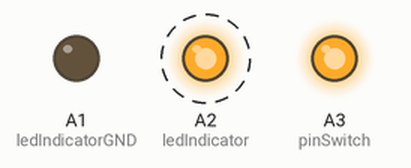
Simulated run of this sketch. Board: Arduino Uno, built with avr-gcc and run on an emulated ATmega328P. Shown: output pins drawn as LEDs (lit = HIGH). Dashed ring = blinking. The local clock reads 2024-03-15 10:24:30 at power-on unless the sketch sets it; what the sketch prints to the serial monitor is not drawn.

Above: at 1.5 s.
Timing chart, 0 to 5.6 s (numbered marks = the images above):
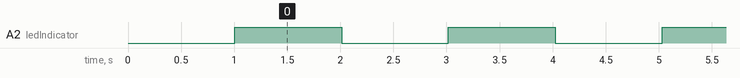

Measured:
- by itself, A2 (ledIndicator): alternates HIGH for 1.0 s and LOW for 1.0 s

The sketch:

temporizador_arduino_DS3232.ino
```cpp
#include "temporizador.h"

String startTime = "18:30:00";
String endTime = "02:59:00";

boolean isTimeSimulated = false;
boolean isClockConnected = false;

void setup()
{
  initLetIndicator();
  isClockConnected = initRTC();
}

void loop()
{

  if (!isClockConnected)
  {
    blinkLed(intervalClockError);
    return;
  }

  String actualTime = isTimeSimulated ? getSimulatedTime() : getStrTime();
  boolean isInTimeRange = isTimeBetween(startTime, endTime, actualTime);
  boolean pinSwitchState = isReleActivatedWithVCC ? isInTimeRange : !isInTimeRange;

  boolean isRelayActive = isReleActivatedWithVCC ? pinSwitchState : !pinSwitchState;
  int blinkInterval = isRelayActive ? intervalIsSwitchActivated : intervalClockisConnected;
  blinkLed(blinkInterval);

  digitalWrite(pinSwitch, pinSwitchState);
  Serial.println(actualTime + " " + getStrDate() + " | Relay is " + (isRelayActive ? "ON" : "OFF"));

  delay(isTimeSimulated ? 1 : 1000);
}
```

helpers.h
```cpp
String putZero(int number)
{
  if (number < 10)
  {
    return ("0" + String(number));
  }
  return String(number);
}
```

ledIndicator.h
```cpp
const int ledPin = LED_BUILTIN;
int ledState = LOW;
unsigned long previousMillis = 0;

const long intervalClockError = 100;
const long intervalClockisConnected = 1000;
const long intervalIsSwitchActivated = 200;

int ledIndicatorGND = A1;
int ledIndicator = A2;

void blinkLed(long interval)
{
  unsigned long currentMillis = millis();
  if (currentMillis - previousMillis >= interval)
  {
    previousMillis = currentMillis;
    if (ledState == LOW)
    {
      ledState = HIGH;
    }
    else
    {
      ledState = LOW;
    }
    digitalWrite(ledPin, ledState);
    digitalWrite(ledIndicator, ledState);
  }
}

void initLetIndicator()
{
  pinMode(ledIndicator, OUTPUT);
  pinMode(ledIndicatorGND, OUTPUT);
  digitalWrite(ledIndicator, LOW);
  digitalWrite(ledIndicatorGND, LOW);
}
```

simulador.h
```cpp
#include "helpers.h"

int hourSim = 0;
int minuteSim = 0;
int secondSim = 0;

String getSimulatedTime()
{
  secondSim++;
  secondSim++;
  secondSim++;
  secondSim++;
  secondSim++;
  secondSim++;

  if (secondSim == 60)
  {
    secondSim = 0;
    minuteSim++;
  }

  if (minuteSim == 60)
  {
    minuteSim = 0;
    hourSim++;
  }

  if (hourSim == 24)
  {
    hourSim = 0;
  }

  return (putZero(hourSim) + ":" + putZero(minuteSim) + ":" + putZero(secondSim));
}
```

temporizador.h
```cpp
#include <DS3232RTC.h>
#include "simulador.h"
#include "ledIndicator.h"

DS3232RTC RTC;

int pinSwitch = A3;
boolean isReleActivatedWithVCC = false;

boolean initRTC()
{
  Serial.begin(115200);

  pinMode(pinSwitch, OUTPUT);
  if (!isReleActivatedWithVCC)
  {
    digitalWrite(pinSwitch, HIGH);
  }

  RTC.begin();
  while (timeStatus() != timeSet)
  {
    setSyncProvider(RTC.get); // the function to get the time from the RTC
    delay(1000);
  }

  return true;

  // if (timeStatus() != timeSet) {
  //   Serial.println("Unable to sync with the RTC");
  //   return false;
  // } else {
  //   return true;
  // }
}

String getStrTime()
{
  return (putZero(hour()) + ":" + putZero(minute()) + ":" + putZero(second()));
}

String getStrDate()
{
  return (putZero(day()) + "/" + putZero(month()) + "/" + String(year()));
}

boolean isTimeBetween(String startTime, String endTime, String actualTime)
{
  // Convertir tiempos a segundos desde medianoche para facilitar comparación
  int startHour = startTime.substring(0, 2).toInt();
  int startMinute = startTime.substring(3, 5).toInt();
  int startSecond = startTime.substring(6, 8).toInt();
  long startTotalSeconds = startHour * 3600L + startMinute * 60L + startSecond;

  int endHour = endTime.substring(0, 2).toInt();
  int endMinute = endTime.substring(3, 5).toInt();
  int endSecond = endTime.substring(6, 8).toInt();
  long endTotalSeconds = endHour * 3600L + endMinute * 60L + endSecond;

  int actualHour = actualTime.substring(0, 2).toInt();
  int actualMinute = actualTime.substring(3, 5).toInt();
  int actualSecond = actualTime.substring(6, 8).toInt();
  long actualTotalSeconds = actualHour * 3600L + actualMinute * 60L + actualSecond;

  // Si el rango cruza medianoche (ej: 23:00:00 a 01:00:00)
  if (startTotalSeconds > endTotalSeconds)
  {
    // La hora actual está en el rango si es >= startTime O <= endTime
    return (actualTotalSeconds >= startTotalSeconds) || (actualTotalSeconds <= endTotalSeconds);
  }
  else
  {
    // Rango normal dentro del mismo día
    return (actualTotalSeconds >= startTotalSeconds) && (actualTotalSeconds <= endTotalSeconds);
  }
}
```
